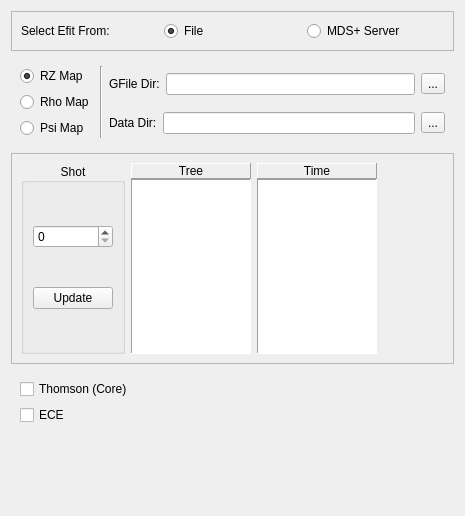
<?xml version="1.0" encoding="UTF-8"?>
<ui version="4.0">
 <class>SelectEfitTe</class>
 <widget class="QWidget" name="SelectEfitTe">
  <property name="geometry">
   <rect>
    <x>0</x>
    <y>0</y>
    <width>465</width>
    <height>516</height>
   </rect>
  </property>
  <layout class="QVBoxLayout" name="verticalLayout">
   <item>
    <widget class="QFrame" name="frame">
     <property name="frameShape">
      <enum>QFrame::StyledPanel</enum>
     </property>
     <property name="frameShadow">
      <enum>QFrame::Raised</enum>
     </property>
     <layout class="QGridLayout" name="gridLayout_7">
      <item row="0" column="2">
       <widget class="QRadioButton" name="rbMdsPlus">
        <property name="text">
         <string>MDS+ Server</string>
        </property>
       </widget>
      </item>
      <item row="0" column="1">
       <widget class="QRadioButton" name="rbFile">
        <property name="text">
         <string>File</string>
        </property>
        <property name="checked">
         <bool>true</bool>
        </property>
       </widget>
      </item>
      <item row="0" column="0">
       <widget class="QLabel" name="label">
        <property name="text">
         <string>Select Efit From:</string>
        </property>
       </widget>
      </item>
     </layout>
    </widget>
   </item>
   <item>
    <widget class="QFrame" name="frame_2">
     <layout class="QGridLayout" name="gridLayout_2">
      <item row="0" column="0" rowspan="2">
       <layout class="QVBoxLayout" name="verticalLayout_2">
        <item>
         <widget class="QRadioButton" name="rbRZMap">
          <property name="text">
           <string>RZ Map</string>
          </property>
          <property name="checked">
           <bool>true</bool>
          </property>
         </widget>
        </item>
        <item>
         <widget class="QRadioButton" name="rbRhoMap">
          <property name="text">
           <string>Rho Map</string>
          </property>
         </widget>
        </item>
        <item>
         <widget class="QRadioButton" name="rbPsiMap">
          <property name="text">
           <string>Psi Map</string>
          </property>
         </widget>
        </item>
       </layout>
      </item>
      <item row="0" column="1" rowspan="2">
       <widget class="Line" name="line">
        <property name="orientation">
         <enum>Qt::Vertical</enum>
        </property>
       </widget>
      </item>
      <item row="0" column="2">
       <layout class="QHBoxLayout" name="horizontalLayout_2">
        <item>
         <widget class="QLabel" name="lGFileDir">
          <property name="text">
           <string>GFile Dir:</string>
          </property>
         </widget>
        </item>
        <item>
         <widget class="QLineEdit" name="leGFileDir">
          <property name="dragEnabled">
           <bool>true</bool>
          </property>
         </widget>
        </item>
        <item>
         <widget class="QToolButton" name="tbGFileDir">
          <property name="text">
           <string>...</string>
          </property>
         </widget>
        </item>
       </layout>
      </item>
      <item row="1" column="2">
       <layout class="QHBoxLayout" name="horizontalLayout_3">
        <item>
         <widget class="QLabel" name="lDataDir">
          <property name="text">
           <string>Data Dir:</string>
          </property>
         </widget>
        </item>
        <item>
         <widget class="QLineEdit" name="leDataDir">
          <property name="dragEnabled">
           <bool>true</bool>
          </property>
         </widget>
        </item>
        <item>
         <widget class="QToolButton" name="tbData">
          <property name="text">
           <string>...</string>
          </property>
         </widget>
        </item>
       </layout>
      </item>
     </layout>
    </widget>
   </item>
   <item>
    <widget class="QFrame" name="frame_4">
     <property name="frameShape">
      <enum>QFrame::StyledPanel</enum>
     </property>
     <property name="frameShadow">
      <enum>QFrame::Raised</enum>
     </property>
     <layout class="QHBoxLayout" name="horizontalLayout">
      <item>
       <widget class="QGroupBox" name="groupBox">
        <property name="title">
         <string>Shot</string>
        </property>
        <property name="alignment">
         <set>Qt::AlignCenter</set>
        </property>
        <layout class="QGridLayout" name="gridLayout">
         <item row="0" column="0">
          <widget class="QSpinBox" name="spbShot">
           <property name="sizePolicy">
            <sizepolicy hsizetype="Expanding" vsizetype="Fixed">
             <horstretch>0</horstretch>
             <verstretch>0</verstretch>
            </sizepolicy>
           </property>
           <property name="maximum">
            <number>100000</number>
           </property>
          </widget>
         </item>
         <item row="1" column="0">
          <widget class="QPushButton" name="bUpdate">
           <property name="text">
            <string>Update</string>
           </property>
          </widget>
         </item>
        </layout>
       </widget>
      </item>
      <item>
       <layout class="QVBoxLayout" name="treeLayout">
        <property name="spacing">
         <number>0</number>
        </property>
        <item>
         <widget class="QLabel" name="lTree">
          <property name="frameShape">
           <enum>QFrame::Panel</enum>
          </property>
          <property name="frameShadow">
           <enum>QFrame::Raised</enum>
          </property>
          <property name="text">
           <string>Tree</string>
          </property>
          <property name="alignment">
           <set>Qt::AlignCenter</set>
          </property>
         </widget>
        </item>
        <item>
         <widget class="QListWidget" name="listTree">
          <property name="sizePolicy">
           <sizepolicy hsizetype="Preferred" vsizetype="Expanding">
            <horstretch>0</horstretch>
            <verstretch>0</verstretch>
           </sizepolicy>
          </property>
          <property name="maximumSize">
           <size>
            <width>120</width>
            <height>16777215</height>
           </size>
          </property>
          <property name="frameShape">
           <enum>QFrame::Panel</enum>
          </property>
         </widget>
        </item>
       </layout>
      </item>
      <item>
       <layout class="QVBoxLayout" name="timeLayout">
        <property name="spacing">
         <number>0</number>
        </property>
        <item>
         <widget class="QLabel" name="lTime">
          <property name="frameShape">
           <enum>QFrame::Panel</enum>
          </property>
          <property name="frameShadow">
           <enum>QFrame::Raised</enum>
          </property>
          <property name="text">
           <string>Time</string>
          </property>
          <property name="alignment">
           <set>Qt::AlignCenter</set>
          </property>
         </widget>
        </item>
        <item>
         <widget class="QListWidget" name="listTime">
          <property name="sizePolicy">
           <sizepolicy hsizetype="Preferred" vsizetype="Expanding">
            <horstretch>0</horstretch>
            <verstretch>0</verstretch>
           </sizepolicy>
          </property>
          <property name="maximumSize">
           <size>
            <width>120</width>
            <height>16777215</height>
           </size>
          </property>
          <property name="frameShape">
           <enum>QFrame::Panel</enum>
          </property>
         </widget>
        </item>
       </layout>
      </item>
      <item>
       <spacer name="horizontalSpacer">
        <property name="orientation">
         <enum>Qt::Horizontal</enum>
        </property>
        <property name="sizeHint" stdset="0">
         <size>
          <width>34</width>
          <height>20</height>
         </size>
        </property>
       </spacer>
      </item>
     </layout>
    </widget>
   </item>
   <item>
    <widget class="QFrame" name="frame_3">
     <layout class="QGridLayout" name="gridLayout_5">
      <item row="1" column="0">
       <widget class="QCheckBox" name="diagnostics1">
        <property name="text">
         <string>Thomson (Core)</string>
        </property>
       </widget>
      </item>
      <item row="2" column="0">
       <widget class="QCheckBox" name="diagnostics2">
        <property name="text">
         <string>ECE</string>
        </property>
       </widget>
      </item>
     </layout>
    </widget>
   </item>
   <item>
    <spacer name="verticalSpacer">
     <property name="orientation">
      <enum>Qt::Vertical</enum>
     </property>
     <property name="sizeHint" stdset="0">
      <size>
       <width>20</width>
       <height>87</height>
      </size>
     </property>
    </spacer>
   </item>
  </layout>
 </widget>
 <resources/>
 <connections>
  <connection>
   <sender>rbFile</sender>
   <signal>toggled(bool)</signal>
   <receiver>frame_2</receiver>
   <slot>show()</slot>
   <hints>
    <hint type="sourcelabel">
     <x>188</x>
     <y>25</y>
    </hint>
    <hint type="destinationlabel">
     <x>168</x>
     <y>52</y>
    </hint>
   </hints>
  </connection>
  <connection>
   <sender>rbFile</sender>
   <signal>toggled(bool)</signal>
   <receiver>frame_3</receiver>
   <slot>hide()</slot>
   <hints>
    <hint type="sourcelabel">
     <x>224</x>
     <y>25</y>
    </hint>
    <hint type="destinationlabel">
     <x>224</x>
     <y>410</y>
    </hint>
   </hints>
  </connection>
  <connection>
   <sender>rbMdsPlus</sender>
   <signal>toggled(bool)</signal>
   <receiver>frame_2</receiver>
   <slot>hide()</slot>
   <hints>
    <hint type="sourcelabel">
     <x>329</x>
     <y>28</y>
    </hint>
    <hint type="destinationlabel">
     <x>329</x>
     <y>53</y>
    </hint>
   </hints>
  </connection>
  <connection>
   <sender>rbMdsPlus</sender>
   <signal>toggled(bool)</signal>
   <receiver>frame_3</receiver>
   <slot>show()</slot>
   <hints>
    <hint type="sourcelabel">
     <x>402</x>
     <y>30</y>
    </hint>
    <hint type="destinationlabel">
     <x>402</x>
     <y>410</y>
    </hint>
   </hints>
  </connection>
  <connection>
   <sender>rbFile</sender>
   <signal>toggled(bool)</signal>
   <receiver>frame_4</receiver>
   <slot>hide()</slot>
   <hints>
    <hint type="sourcelabel">
     <x>192</x>
     <y>22</y>
    </hint>
    <hint type="destinationlabel">
     <x>192</x>
     <y>129</y>
    </hint>
   </hints>
  </connection>
  <connection>
   <sender>rbMdsPlus</sender>
   <signal>toggled(bool)</signal>
   <receiver>frame_4</receiver>
   <slot>show()</slot>
   <hints>
    <hint type="sourcelabel">
     <x>364</x>
     <y>28</y>
    </hint>
    <hint type="destinationlabel">
     <x>364</x>
     <y>128</y>
    </hint>
   </hints>
  </connection>
 </connections>
</ui>
